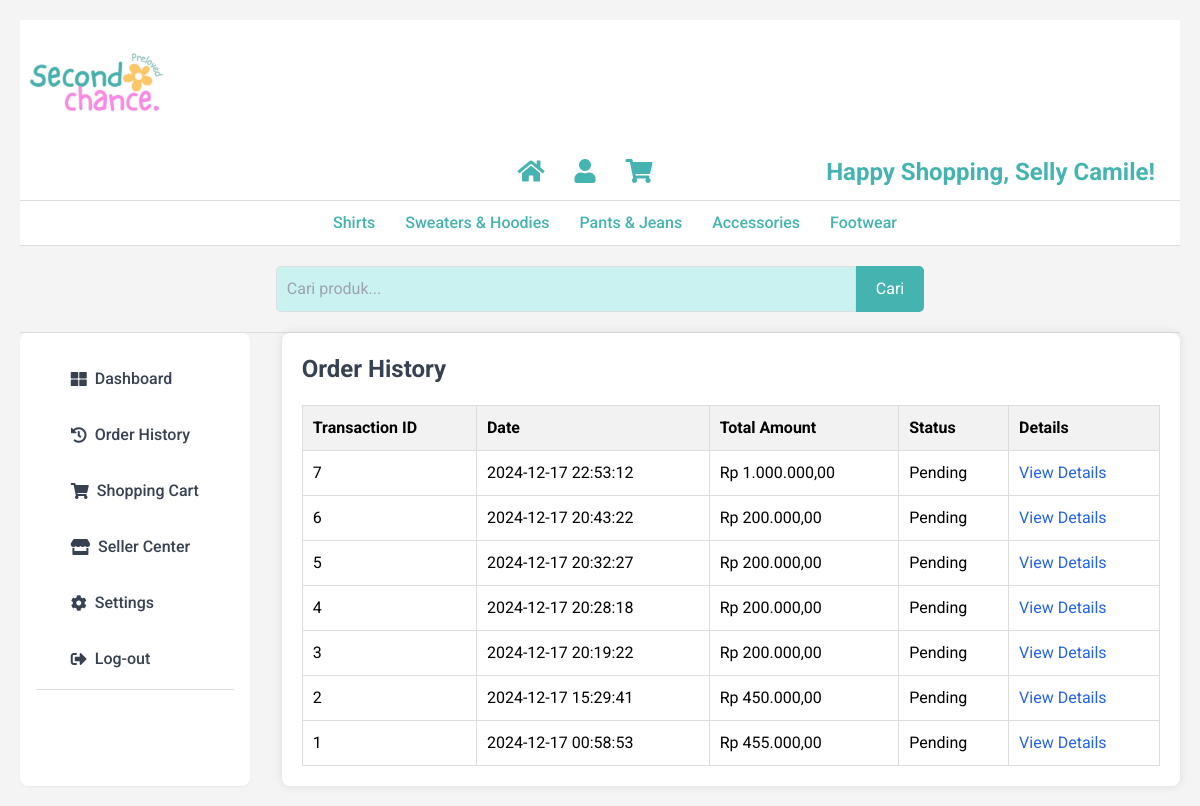
Page /Website/order_history.php (signed in) on the committed database.
### tables this page shows
CREATE TABLE `transactions` (
  `transactionId` int(11) NOT NULL,
  `userId` int(11) NOT NULL,
  `totalAmount` decimal(10,2) NOT NULL,
  `transactionDate` datetime NOT NULL,
  `status` enum('Pending','Approved','Rejected') DEFAULT 'Pending'
);

### Website/order_history.php (the view, shortened to what this page needs)
<?php
include 'header.php';
$servername = "localhost";
$username = "root";
$password = "";
$dbname = "sc_db";
$conn = new mysqli($servername, $username, $password, $dbname);
$userId = $_SESSION['userId'];
$sql = "SELECT transactionId, totalAmount, transactionDate, status
        FROM transactions
        WHERE userId = ?
        ORDER BY transactionDate DESC";
$stmt = $conn->prepare($sql);
$stmt->bind_param("i", $userId);
$stmt->execute();
$result = $stmt->get_result();
?>
<!DOCTYPE html>
<html lang="en">
<head>
    <script src="https://cdn.tailwindcss.com"></script>
    <link href="https://cdnjs.cloudflare.com/ajax/libs/font-awesome/5.15.3/css/all.min.css" rel="stylesheet"/>
</head>
<body>
    <div class="flex space-x-8">
        <aside class="w-1/4 bg-white p-4 rounded-lg shadow-sm">
            <nav>
                <ul class="space-y-4" id="menu">
                    <li>
                        <a href="profile_cust.php" class="flex items-center space-x-2 text-gray-700 p-2">
                            <i class="fas fa-th-large"></i>
                            <span>Dashboard</span>
                        </a>
                    </li>
                    <li>
                        <a href="order_history.php" class="flex items-center space-x-2 text-gray-700 p-2">
                            <i class="fas fa-history"></i>
                            <span>Order History</span>
                        </a>
                    </li>
                    <li>
                        <a href="cart.php" class="flex items-center space-x-2 text-gray-700 p-2">
                            <i class="fas fa-shopping-cart"></i>
                            <span>Shopping Cart</span>
                        </a>
                    </li>
                    <li>
                        <a href="seller_registrasi.php" class="flex items-center space-x-2 text-gray-700 p-2">
                            <i class="fas fa-store"></i>
                            <span>Seller Center</span>
                        </a>
                    </li>
                    <li>
                        <a href="settings.php" class="flex items-center space-x-2 text-gray-700 p-2">
                            <i class="fas fa-cog"></i>
                            <span>Settings</span>
                        </a>
                    </li>
                    <li>
                        <a href="logout.php" class="flex items-center space-x-2 text-gray-700 p-2">
                            <i class="fas fa-sign-out-alt"></i>
                            <span>Log-out</span>
                        </a>
                    </li>
                </ul>
            </nav>
        </aside>
        <div class="container">
            <h2 class="text-2xl font-bold text-gray-700 mb-4">Order History</h2>
            <?php if ($result->num_rows > 0): ?>
                <table>
                    <tr>
                        <th>Transaction ID</th>
                        <th>Date</th>
                        <th>Total Amount</th>
                        <th>Status</th>
                        <th>Details</th>
                    </tr>
                    <?php while ($row = $result->fetch_assoc()): ?>
                        <tr>
                            <td><?= htmlspecialchars($row['transactionId']) ?></td>
                            <td><?= htmlspecialchars($row['transactionDate']) ?></td>
                            <td>Rp <?= number_format($row['totalAmount'], 2, ',', '.') ?></td>
                            <td><?= htmlspecialchars($row['status']) ?></td>
                            <td>
                                <a href="order_details.php?transactionId=<?= urlencode($row['transactionId']) ?>" class="text-blue-600 hover:underline">
                                    View Details
                                </a>
                            </td>
                        </tr>
                    <?php endwhile; ?>
                </table>
            <?php else: ?>
                <p class="text-gray-500">No orders found.</p>
            <?php endif; ?>
        </div>
    </div>
</body>
</html>

### Website/header.php (style rules this page uses)
body { font-family: 'Roboto', sans-serif; margin: 0; padding: 0; box-sizing: border-box; }
nav { display: flex; justify-content: center; background-color: #fff; padding: 10px 0; border-bottom: 1px solid #ddd; }
nav a { margin: 0 15px; text-decoration: none; color: #45B4B1; font-weight: 500; }

### Website/order_history.php (style rules this page uses)
body { font-family: 'Roboto', sans-serif; background-color: #f4f4f4; margin: 0; padding: 20px; }
.container { max-width: 900px; margin: auto; background: #fff; padding: 20px; border-radius: 8px; box-shadow: 0 0 10px rgba(0, 0, 0, 0.1); }
table { width: 100%; border-collapse: collapse; margin-top: 20px; }
th, td { padding: 10px; text-align: left; border: 1px solid #ddd; }
th { background-color: #f2f2f2; }

### rows in the picture
transactions: transactionId "7", transactionDate "2024-12-17 22:53:12", totalAmount "1.000.000,00", status "Pending"
transactions: transactionId "6", transactionDate "2024-12-17 20:43:22", totalAmount "200.000,00", status "Pending"
transactions: transactionId "5", transactionDate "2024-12-17 20:32:27", totalAmount "200.000,00", status "Pending"
transactions: transactionId "4", transactionDate "2024-12-17 20:28:18", totalAmount "200.000,00", status "Pending"
transactions: transactionId "3", transactionDate "2024-12-17 20:19:22", totalAmount "200.000,00", status "Pending"
transactions: transactionId "2", transactionDate "2024-12-17 15:29:41", totalAmount "450.000,00", status "Pending"
transactions: transactionId "1", transactionDate "2024-12-17 00:58:53", totalAmount "455.000,00", status "Pending"

### other values in the picture
$_SESSION['username'] "Selly Camile"
